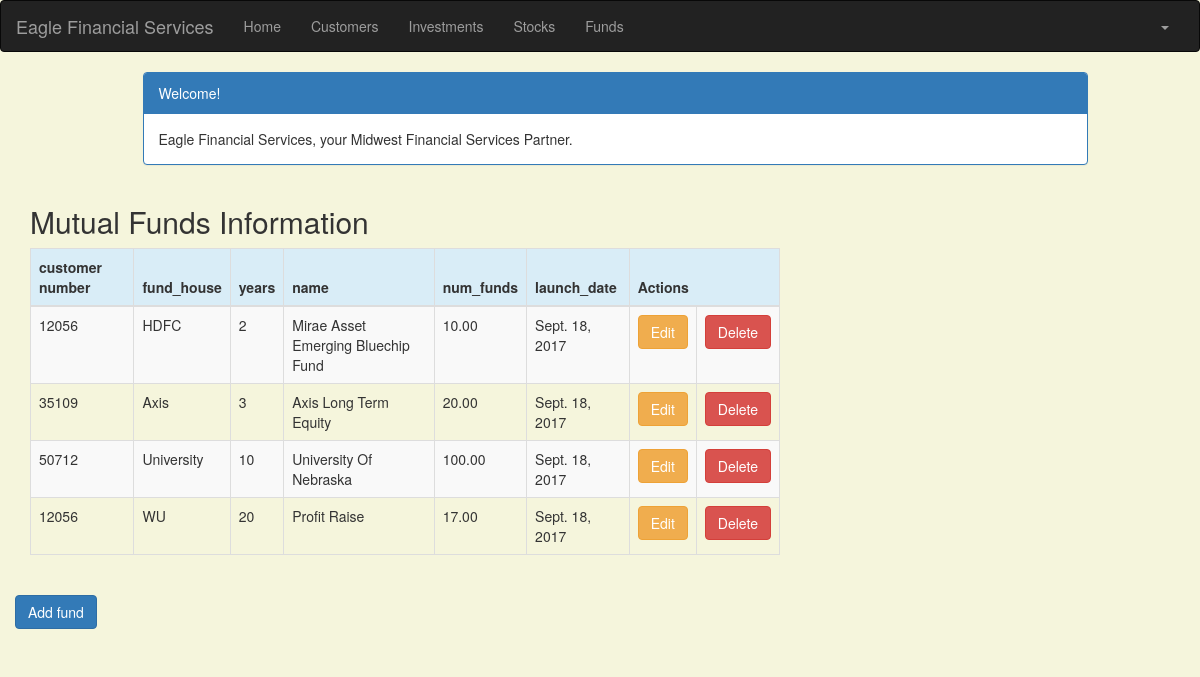
The app's page /fund/ (signed in) with its own data.
### portfolio/models.py (models this page shows, shortened)
class Fund(models.Model):
    customer = models.ForeignKey(Customer, on_delete=models.PROTECT, related_name='Fund')
    fund_house = models.CharField(max_length=10)
    years = models.IntegerField(blank=False, null=False)
    name = models.CharField(max_length=50)
    num_funds = models.DecimalField(max_digits=10, decimal_places=2)
    launch_date = models.DateField(default=timezone.now, blank=True, null=True)

class Customer(models.Model):
    name = models.CharField(max_length=50)
    address = models.CharField(max_length=200)
    cust_number = models.IntegerField(blank=False, null=False)
    city = models.CharField(max_length=50)
    state = models.CharField(max_length=50)
    zipcode = models.CharField(max_length=10)
    email = models.EmailField(max_length=200)
    cell_phone = models.CharField(max_length=50)
    created_date = models.DateTimeField(
        default=timezone.now)
    updated_date = models.DateTimeField(auto_now_add=True)
    def __str__(self):
        return str(self.cust_number)

### portfolio/views.py (the view)
# urls.py: url(r'^fund/$', views.fund_list, name='fund_list'),
@login_required
def fund_list(request):
    funds = Fund.objects.filter(launch_date__lte=timezone.now())
    return render(request, 'portfolio/fund_list.html', {'funds': funds})

### portfolio/templates/portfolio/fund_list.html (shortened to what this page needs)
{% extends 'portfolio/base.html' %}
{% block content %}
    <!DOCTYPE html>
    <html>
    <head>
        <link rel="stylesheet" href="https://maxcdn.bootstrapcdn.com/bootstrap/3.3.4/css/bootstrap.min.css">
    </head>
    <body>
    <div class="container">
        <div class="row">
            <div class="col-md-10 col-md-offset-1">
                <div class="panel panel-primary">
                    <div class="panel-heading">Welcome!</div>
                    <div class="panel-body">
                        Eagle Financial Services, your Midwest Financial Services Partner.
                    </div>
                </div>
            </div>
        </div>
    </div>
    <div class="row">
        <h2 style="padding-left: 15Px">Mutual Funds Information</h2>
    </div>
    <div>
        <table class="table table-striped table-bordered table-hover">
            <thead>
            <tr class="bg-info">
                <th>customer number</th>
                <th>fund_house</th>
                <th>years</th>
                <th>name</th>
                <th>num_funds</th>
                <th>launch_date</th>
                <th colspan="3">Actions</th>
            </tr>
            </thead>
            <tbody>
            {% for fund in funds %}
                <tr>
                    <td>{{ fund.customer }}</td>
                    <td>{{ fund.fund_house }}</td>
                    <td>{{ fund.years }}</td>
                    <td>{{ fund.name }}</td>
                    <td>{{ fund.num_funds }}</td>
                    <td>{{ fund.launch_date }}</td>
                    <td><a href="{% url 'portfolio:fund_edit' pk=fund.pk %}" class="btn btn-warning">Edit</a>
                    <td><a href="{% url 'portfolio:fund_delete' pk=fund.pk %}"
                           onclick="return confirm('Are you sure you want to delete?')"
                           class="btn btn-danger">Delete</a>
                    </td>
                </tr>
            {% endfor %}
            </tbody>
        </table>
                 <div class="row">
                    <a href="{% url 'portfolio:fund_new' %}" class="row"><span
                           class="btn btn-primary">Add fund</span></a>
                 </div>
    </div>
    </body>
    </html>
{% endblock %}

### portfolio/templates/portfolio/fund_list.html (style rules this page uses)
body { background-color: beige; }

### records on screen
Fund: customer "12056", fund_house "HDFC", years "2", name "Mirae Asset Emerging Bluechip Fund", num_funds "10.00", launch_date "Sept. 18, 2017"
Fund: customer "35109", fund_house "Axis", years "3", name "Axis Long Term Equity", num_funds "20.00", launch_date "Sept. 18, 2017"
Fund: customer "50712", fund_house "University", years "10", name "University Of Nebraska", num_funds "100.00", launch_date "Sept. 18, 2017"
Fund: customer "12056", fund_house "WU", years "20", name "Profit Raise", num_funds "17.00", launch_date "Sept. 18, 2017"
